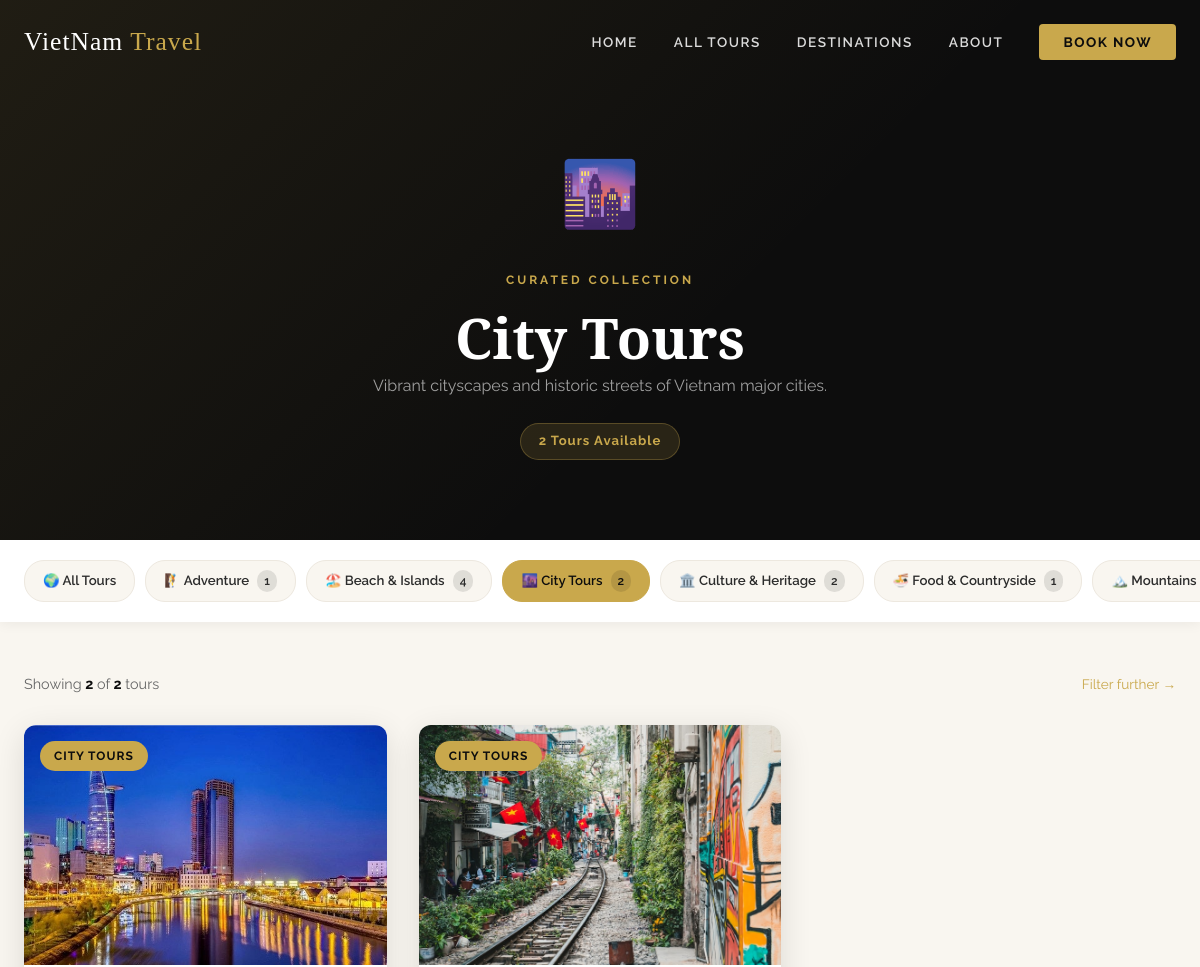
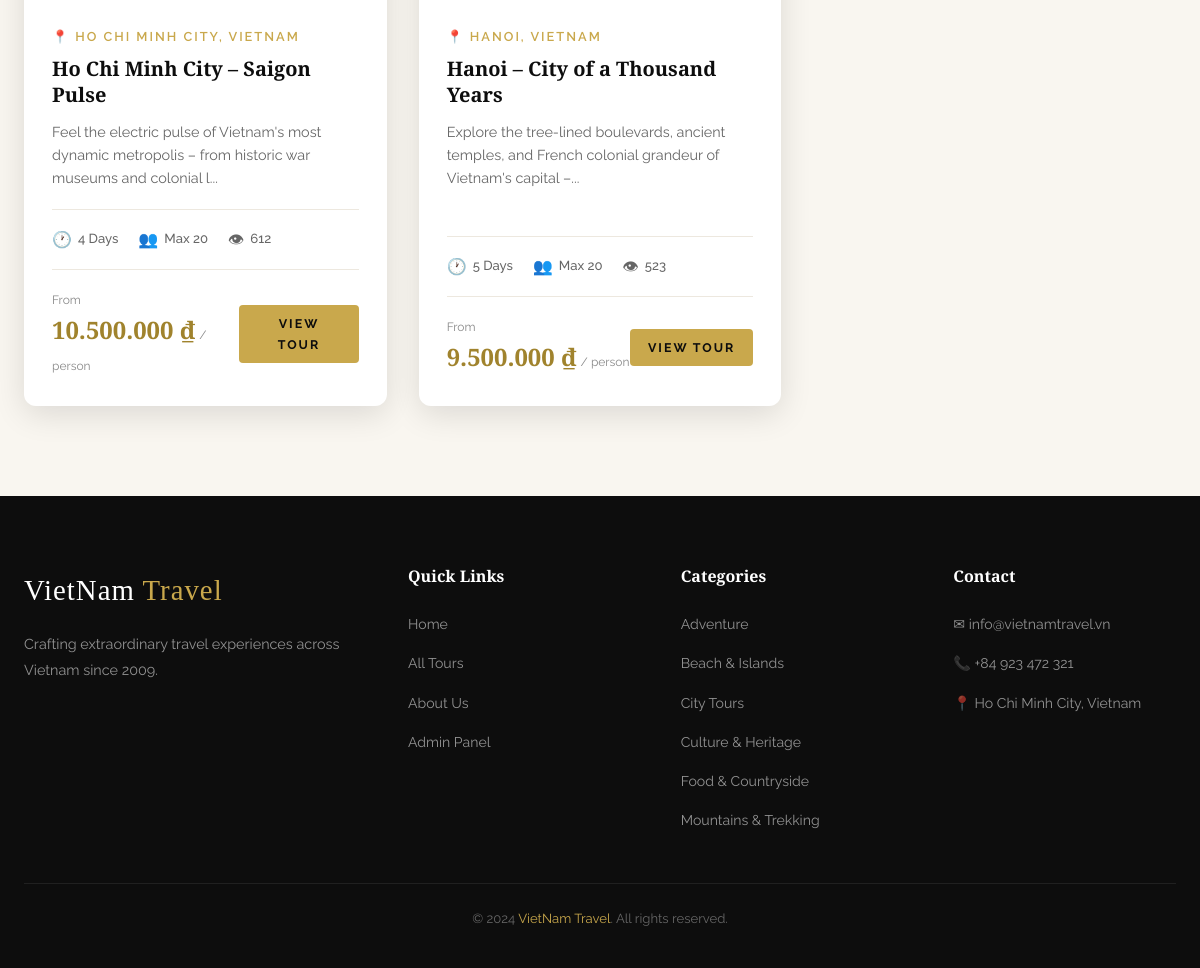
Page /category.php?slug=city-tours on the committed database (2 pictures, top to bottom).
### tables this page shows
CREATE TABLE IF NOT EXISTS categories (
    id          INT AUTO_INCREMENT PRIMARY KEY,
    name        VARCHAR(100) NOT NULL UNIQUE,
    slug        VARCHAR(100) NOT NULL UNIQUE,
    description TEXT,
    icon        VARCHAR(10) DEFAULT '✈️',
    created_at  TIMESTAMP DEFAULT CURRENT_TIMESTAMP
);

CREATE TABLE IF NOT EXISTS tours (
    id           INT AUTO_INCREMENT PRIMARY KEY,
    title        VARCHAR(255) NOT NULL,
    slug         VARCHAR(255) NOT NULL UNIQUE,
    description  TEXT NOT NULL,
    content      TEXT,
    price        BIGINT NOT NULL DEFAULT 0,
    duration     INT NOT NULL DEFAULT 1,
    max_people   INT NOT NULL DEFAULT 10,
    destination  VARCHAR(255) NOT NULL,
    category_id  INT NOT NULL,
    image_url    VARCHAR(255),
    status       ENUM('active','inactive') DEFAULT 'active',
    views        INT DEFAULT 0,
    created_at   TIMESTAMP DEFAULT CURRENT_TIMESTAMP,
    updated_at   TIMESTAMP DEFAULT CURRENT_TIMESTAMP ON UPDATE CURRENT_TIMESTAMP,
    FOREIGN KEY (category_id) REFERENCES categories(id) ON DELETE CASCADE
);

### category.php (the view, shortened to what this page needs)
<?php
include 'includes/db-connect.php';
$slug = isset($_GET['slug']) ? mysqli_real_escape_string($conn, trim($_GET['slug'])) : '';
$cat_result = mysqli_query($conn, "SELECT * FROM categories WHERE slug = '$slug'");
$category = mysqli_fetch_assoc($cat_result);
$per_page = 6; $current_page = max(1, isset($_GET['page'])?(int)$_GET['page']:1); $offset = ($current_page-1)*$per_page;
$total = mysqli_fetch_assoc(mysqli_query($conn,"SELECT COUNT(*) as total FROM tours WHERE category_id={$category['id']} AND status='active'"))['total'];
$result   = mysqli_query($conn,"SELECT t.*, c.name as cat_name FROM tours t JOIN categories c ON t.category_id=c.id WHERE t.category_id={$category['id']} AND t.status='active' ORDER BY t.views DESC LIMIT $per_page OFFSET $offset");
$all_cats = mysqli_query($conn,"SELECT c.*, COUNT(t.id) as tc FROM categories c LEFT JOIN tours t ON c.id=t.category_id AND t.status='active' GROUP BY c.id ORDER BY c.name");
?>
<!DOCTYPE html>
<html lang="en">
<head>
    <link rel="stylesheet" href="css/style.css">
</head>
<body>
<?php include 'includes/navbar.php'; ?>
<div class="category-hero">
    <div class="container" style="position:relative;z-index:1;">
        <span class="category-icon-lg"><?php echo $category['icon']; ?></span>
        <span class="section-label">Curated Collection</span>
        <h1><?php echo htmlspecialchars($category['name']); ?></h1>
        <p><?php echo htmlspecialchars($category['description']); ?></p>
        <span class="tour-count-badge"><?php echo $total; ?> Tour<?php echo $total!=1?'s':''; ?> Available</span>
    </div>
</div>
<div class="cat-switcher">
    <div class="cat-switcher-inner">
        <a href="tours.php" class="cat-btn">🌍 All Tours</a>
        <?php while ($cat = mysqli_fetch_assoc($all_cats)): ?>
        <a href="category.php?slug=<?php echo $cat['slug']; ?>" class="cat-btn <?php echo $cat['slug']===$slug?'active':''; ?>">
            <?php echo $cat['icon']; ?> <?php echo htmlspecialchars($cat['name']); ?>
            <span class="cat-btn-count"><?php echo $cat['tc']; ?></span>
        </a>
        <?php endwhile; ?>
    </div>
</div>
<section class="section" style="padding-top:50px;">
    <div class="container">
        <?php if ($total > 0): ?>
        <div style="margin-bottom:28px;display:flex;justify-content:space-between;align-items:center;flex-wrap:wrap;gap:12px;">
            <p style="color:var(--text-light);font-size:0.9rem;margin:0;">Showing <strong style="color:var(--dark);"><?php echo mysqli_num_rows($result); ?></strong> of <strong style="color:var(--dark);"><?php echo $total; ?></strong> tours</p>
            <a href="tours.php?category=<?php echo $category['id']; ?>" style="font-size:0.85rem;color:var(--gold);">Filter further →</a>
        </div>
        <div class="tours-grid">
            <?php while ($tour = mysqli_fetch_assoc($result)): ?>
            <div class="tour-card">
                <div class="tour-card-image">
                    <img src="<?php echo htmlspecialchars($tour['image_url']); ?>" alt="<?php echo htmlspecialchars($tour['title']); ?>" loading="lazy">
                    <span class="tour-card-badge"><?php echo htmlspecialchars($tour['cat_name']); ?></span>
                </div>
                <div class="tour-card-body">
                    <div class="tour-card-destination">📍 <?php echo htmlspecialchars($tour['destination']); ?></div>
                    <h3 class="tour-card-title"><?php echo htmlspecialchars($tour['title']); ?></h3>
                    <p class="tour-card-excerpt"><?php echo substr(htmlspecialchars($tour['description']),0,110).'...'; ?></p>
                    <div class="tour-card-meta">
                        <div class="tour-meta-item"><span class="icon">🕐</span><?php echo $tour['duration']; ?> Days</div>
                        <div class="tour-meta-item"><span class="icon">👥</span>Max <?php echo $tour['max_people']; ?></div>
                        <div class="tour-meta-item"><span class="icon">👁</span><?php echo number_format($tour['views']); ?></div>
                    </div>
                    <div class="tour-card-footer">
                        <div class="tour-price">
                            <span class="from">From</span>
                            <span class="amount"><?php echo number_format($tour['price'],0,',','.'); ?> ₫</span>
                            <span class="per">/ person</span>
                        </div>
                        <a href="tour-detail.php?id=<?php echo $tour['id']; ?>" class="btn btn-gold btn-sm">View Tour</a>
                    </div>
                </div>
            </div>
            <?php endwhile; ?>
        </div>
        <?php endif; ?>
    </div>
</section>
<?php include 'includes/footer.php'; ?>
</body>
</html>

### includes/footer.php (shortened to what this page needs)
<?php
$footer_cats = mysqli_query($conn, "SELECT name, slug FROM categories ORDER BY name LIMIT 6");
?>
<footer class="footer">
    <div class="container">
        <div class="footer-grid">
            <div class="footer-brand">
                <a href="index.php" class="nav-logo">VietNam <span>Travel</span></a>
                <p>Crafting extraordinary travel experiences across Vietnam since 2009.</p>
            </div>
            <div>
                <h4 class="footer-heading">Quick Links</h4>
                <ul class="footer-links">
                    <li><a href="index.php">Home</a></li>
                    <li><a href="tours.php">All Tours</a></li>
                    <li><a href="index.php#why-us">About Us</a></li>
                    <li><a href="admin-tours.php">Admin Panel</a></li>
                </ul>
            </div>
            <div>
                <h4 class="footer-heading">Categories</h4>
                <ul class="footer-links">
                    <?php while ($fc = mysqli_fetch_assoc($footer_cats)): ?>
                    <li><a href="category.php?slug=<?php echo $fc['slug']; ?>"><?php echo htmlspecialchars($fc['name']); ?></a></li>
                    <?php endwhile; ?>
                </ul>
            </div>
            <div>
                <h4 class="footer-heading">Contact</h4>
                <ul class="footer-links">
                    <li><a href="#">✉ info@vietnamtravel.vn</a></li>
                    <li><a href="#">📞 +84 923 472 321</a></li>
                    <li><a href="#">📍 Ho Chi Minh City, Vietnam</a></li>
                </ul>
            </div>
        </div>
        <div class="footer-bottom">
            <p>&copy; 2024 <span>VietNam Travel</span>. All rights reserved.</p>
        </div>
    </div>
</footer>

### category.php (style rules this page uses)
.category-hero { background:var(--dark); padding:140px 0 80px; text-align:center; position:relative; overflow:hidden; }
.category-hero::before { content:''; position:absolute; inset:0; background:linear-gradient(135deg,rgba(201,168,76,0.1) 0%,transparent 60%); }
.category-icon-lg { font-size:4rem; display:block; margin-bottom:16px; }
.category-hero h1 { color:var(--white); }
.category-hero p { color:rgba(255,255,255,0.6); max-width:520px; margin:0 auto 24px; }
.tour-count-badge { display:inline-block; background:rgba(201,168,76,0.15); border:1px solid rgba(201,168,76,0.3); color:var(--gold); padding:6px 18px; border-radius:20px; font-size:0.82rem; font-weight:700; letter-spacing:1px; }
.cat-switcher { background:var(--white); padding:20px 0; box-shadow:0 2px 12px rgba(0,0,0,0.06); overflow-x:auto; }
.cat-switcher-inner { display:flex; gap:10px; padding:0 24px; min-width:max-content; max-width:1260px; margin:0 auto; }
.cat-btn { display:inline-flex; align-items:center; gap:8px; padding:9px 18px; border-radius:20px; font-size:0.83rem; font-weight:600; color:var(--text); background:var(--light); border:1px solid var(--light-2); transition:var(--transition); white-space:nowrap; }
.cat-btn:hover, .cat-btn.active { background:var(--gold); border-color:var(--gold); color:var(--dark); }
.cat-btn-count { background:rgba(0,0,0,0.1); border-radius:10px; padding:1px 7px; font-size:0.75rem; }

### rows in the picture
categories: icon "🌆", name "City Tours", description "Vibrant cityscapes and historic streets of Vietnam major cities.", tc "2"
categories: icon "🧗", name "Adventure", tc "1"
categories: icon "🏖️", name "Beach & Islands", tc "4"
categories: icon "🏛️", name "Culture & Heritage", tc "2"
categories: icon "🍜", name "Food & Countryside", tc "1"
categories: icon "🏔️", name "Mountains…", name "Mountains & Trekking"
tours: image_url (picture), category.name "CITY TOURS", destination "HO CHI MINH CITY, VIETNAM", title "Ho Chi Minh City – Saigon Pulse", description "Feel the electric pulse of Vietnam's most dynamic metropolis – from historic war museums and colonial l", duration "4", max_people "20", views "612", price "10.500.000"
tours: image_url (picture), category.name "CITY TOURS", destination "HANOI, VIETNAM", title "Hanoi – City of a Thousand Years", description "Explore the tree-lined boulevards, ancient temples, and French colonial grandeur of Vietnam's capital –", duration "5", max_people "20", views "523", price "9.500.000"

### other values in the picture
$total "2"
mysqli_num_rows($result) "2"
